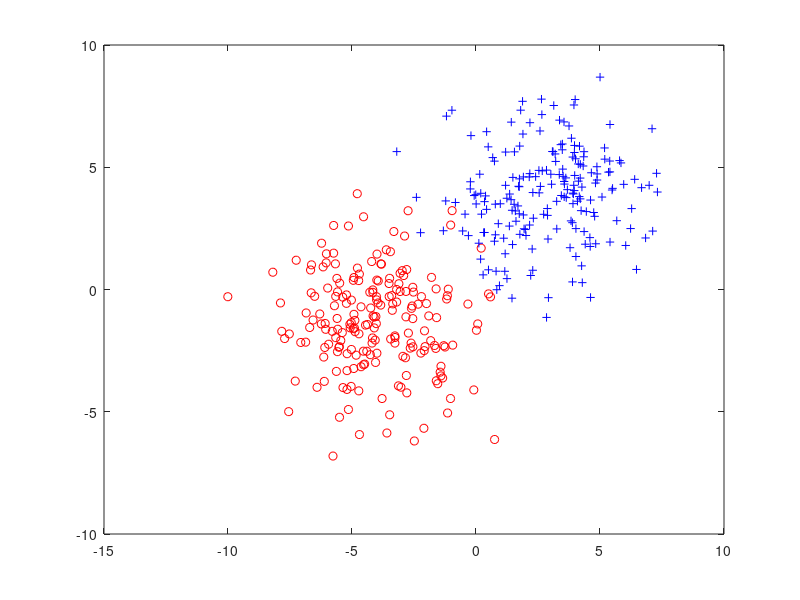
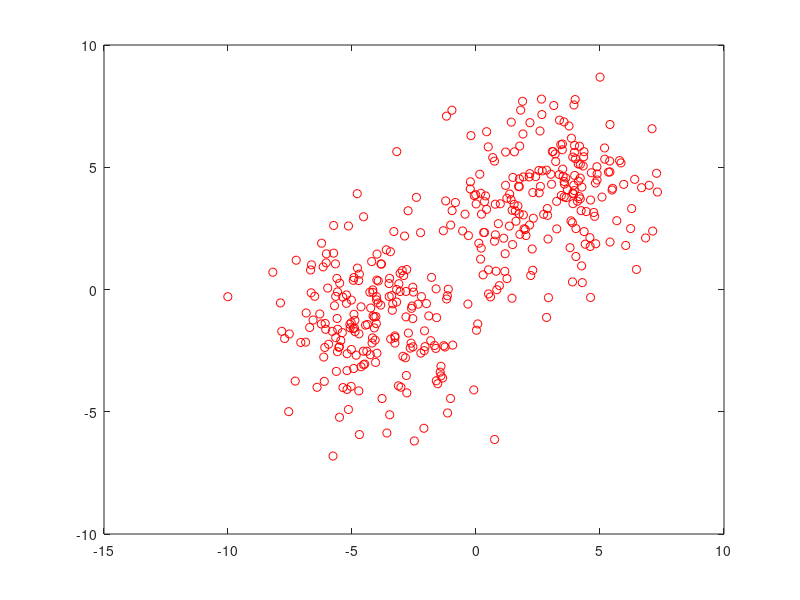
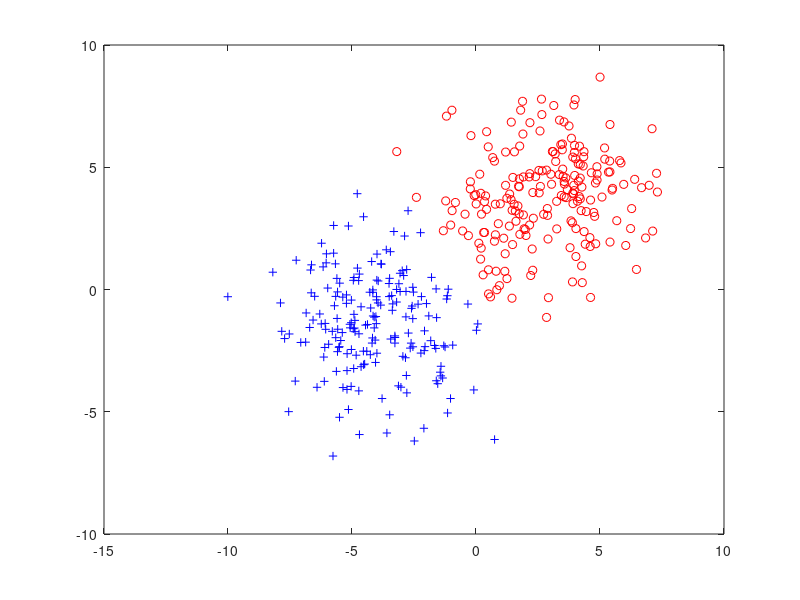

Source code (MATLAB) for these figures, in order:
% Example 3.1: K-Means Clustering

% To generate the data
Mean1=[-4; -1]; Std1=1.9;
Mean2=[3; 4]; Std2 = 2.0;
Samples=200;
data1=Std1*randn(2, Samples) + repmat(Mean1, 1, Samples);
data2=Std2*randn(2, Samples) + repmat(Mean2, 1, Samples);

% To plot the two clusters
plot(data1(1,:),data1(2,:),'or');
hold on
plot(data2(1,:),data2(2,:),'+b');

% To plot the data together
figure
plot([data1(1,:) data2(1,:)],[data1(2,:) data2(2,:)],'or');

datatogether=[data1 data2];
[m,n]=size(datatogether);

% To randomly select two centroids
centroid1=datatogether(1:2,10);
centroid2=datatogether(1:2,250);
MaxIterations=20;

% To divide the data into two clusters
for i=1:1:MaxIterations
    
    cluster1=[];
    cluster2=[];
    centroid1old=centroid1;
    
    for j=1:1:n
        distance1=(datatogether(:,j)-centroid1)'*(datatogether(:,j)-centroid1);
        distance2=(datatogether(:,j)-centroid2)'*(datatogether(:,j)-centroid2);
        if distance1 <= distance2
           cluster1=[cluster1 datatogether(:,j)];
        else
           cluster2=[cluster2 datatogether(:,j)];
        end
    end
    centroid1=(mean(cluster1'))';
    centroid2=(mean(cluster2'))';
    
    % To stop the loop if the centroid is not changing
    if centroid1 == centroid1old
       break
    end
end

% To plot the result of K-Means clustering
figure
plot(cluster1(1,:),cluster1(2,:),'+b');
hold on
plot(cluster2(1,:),cluster2(2,:),'or');
hold on
